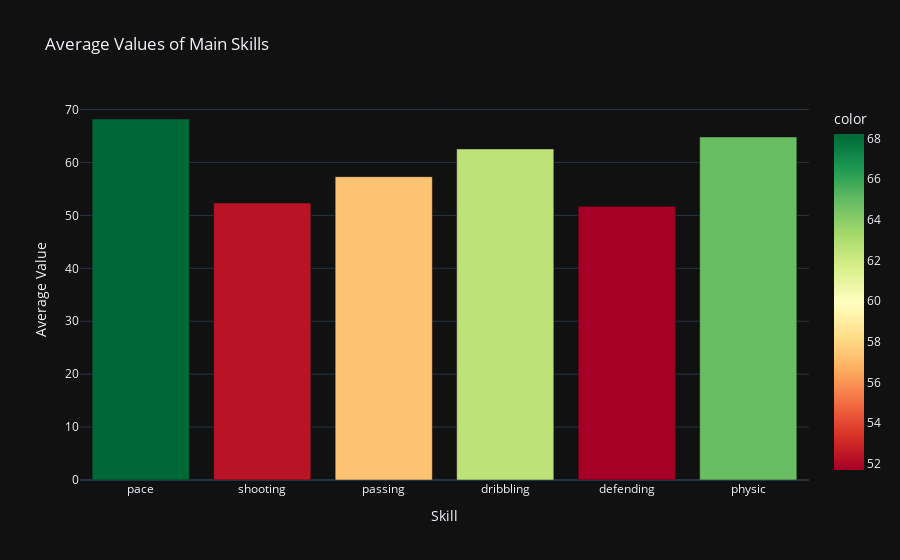

Write notebook code for a chart like this one.
### Code cell
# 6. MAIN SKILLS COMPARISON

skills = ['pace', 'shooting', 'passing', 'dribbling', 'defending', 'physic']
skill_means = df[skills].mean()

fig6 = px.bar(
    x=skills,
    y=skill_means.values,
    title='Average Values of Main Skills',
    labels={'x': 'Skill', 'y': 'Average Value'},
    color=skill_means.values,
    color_continuous_scale='RdYlGn'
)
fig6.update_layout(showlegend=False)
fig6.show()

### Figure 1 — Plotly figure (JSON) as saved in the notebook; plotly's stock layout.template omitted (floating-point values rounded to 4 significant figures)
{"data": [{"hovertemplate": "Skill=%{x}<br>Average Value=%{y}<br>color=%{marker.color}<extra></extra>", "legendgroup": "", "marker": {"color": [68.21, 52.35, 57.31, 62.56, 51.7, 64.82], "coloraxis": "coloraxis", "pattern": {"shape": ""}}, "name": "", "orientation": "v", "showlegend": false, "textposition": "auto", "x": ["pace", "shooting", "passing", "dribbling", "defending", "physic"], "xaxis": "x", "y": [68.21, 52.35, 57.31, 62.56, 51.7, 64.82], "yaxis": "y", "type": "bar"}], "layout": {"xaxis": {"anchor": "y", "domain": [0.0, 1.0], "title": {"text": "Skill"}}, "yaxis": {"anchor": "x", "domain": [0.0, 1.0], "title": {"text": "Average Value"}}, "coloraxis": {"colorbar": {"title": {"text": "color"}}, "colorscale": [[0.0, "rgb(165,0,38)"], [0.1, "rgb(215,48,39)"], [0.2, "rgb(244,109,67)"], [0.3, "rgb(253,174,97)"], [0.4, "rgb(254,224,139)"], [0.5, "rgb(255,255,191)"], [0.6, "rgb(217,239,139)"], [0.7, "rgb(166,217,106)"], [0.8, "rgb(102,189,99)"], [0.9, "rgb(26,152,80)"], [1.0, "rgb(0,104,55)"]]}, "legend": {"tracegroupgap": 0}, "title": {"text": "Average Values of Main Skills"}, "barmode": "relative", "showlegend": false}}
